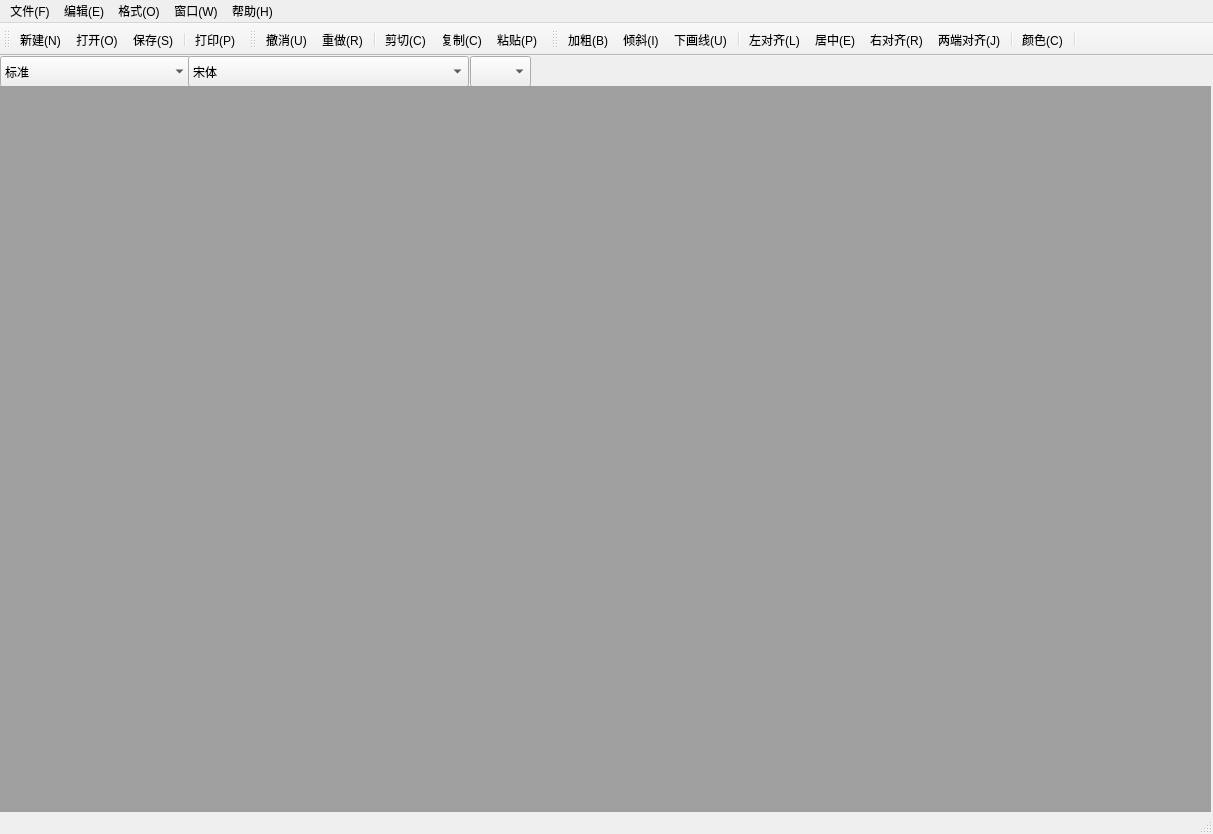
<?xml version="1.0" encoding="UTF-8"?>
<ui version="4.0">
 <class>MainWindow</class>
 <widget class="QMainWindow" name="MainWindow">
  <property name="geometry">
   <rect>
    <x>0</x>
    <y>0</y>
    <width>1213</width>
    <height>834</height>
   </rect>
  </property>
  <property name="windowTitle">
   <string>MainWindow</string>
  </property>
  <widget class="QWidget" name="centralWidget">
   <widget class="QComboBox" name="comboBox">
    <property name="geometry">
     <rect>
      <x>0</x>
      <y>0</y>
      <width>191</width>
      <height>31</height>
     </rect>
    </property>
    <item>
     <property name="text">
      <string>标准</string>
     </property>
    </item>
    <item>
     <property name="text">
      <string>1</string>
     </property>
    </item>
    <item>
     <property name="text">
      <string>新建项目</string>
     </property>
    </item>
    <item>
     <property name="text">
      <string>新建项目</string>
     </property>
    </item>
    <item>
     <property name="text">
      <string>新建项目</string>
     </property>
    </item>
    <item>
     <property name="text">
      <string>新建项目</string>
     </property>
    </item>
    <item>
     <property name="text">
      <string>新建项目</string>
     </property>
    </item>
   </widget>
   <widget class="QComboBox" name="fontComboBox">
    <property name="geometry">
     <rect>
      <x>188</x>
      <y>0</y>
      <width>281</width>
      <height>31</height>
     </rect>
    </property>
    <item>
     <property name="text">
      <string>宋体</string>
     </property>
    </item>
    <item>
     <property name="text">
      <string>新建项目</string>
     </property>
    </item>
    <item>
     <property name="text">
      <string>新建项目</string>
     </property>
    </item>
    <item>
     <property name="text">
      <string>新建项目</string>
     </property>
    </item>
   </widget>
   <widget class="QComboBox" name="sizeComboBox">
    <property name="geometry">
     <rect>
      <x>470</x>
      <y>0</y>
      <width>61</width>
      <height>31</height>
     </rect>
    </property>
   </widget>
   <widget class="QMdiArea" name="mdiArea">
    <property name="geometry">
     <rect>
      <x>0</x>
      <y>30</y>
      <width>1211</width>
      <height>811</height>
     </rect>
    </property>
   </widget>
  </widget>
  <widget class="QMenuBar" name="menuBar">
   <property name="geometry">
    <rect>
     <x>0</x>
     <y>0</y>
     <width>1213</width>
     <height>25</height>
    </rect>
   </property>
   <widget class="QMenu" name="menu_F">
    <property name="title">
     <string>文件(F)</string>
    </property>
    <addaction name="newAction"/>
    <addaction name="openAction"/>
    <addaction name="saveAction"/>
    <addaction name="saveAsAction"/>
    <addaction name="printAction"/>
    <addaction name="printPreviewAction"/>
    <addaction name="exitAction"/>
   </widget>
   <widget class="QMenu" name="menu_E">
    <property name="title">
     <string>编辑(E)</string>
    </property>
    <addaction name="undoAction"/>
    <addaction name="redoAction"/>
    <addaction name="cutAction"/>
    <addaction name="copyAction"/>
    <addaction name="pasteAction"/>
   </widget>
   <widget class="QMenu" name="menu_O">
    <property name="title">
     <string>格式(O)</string>
    </property>
    <widget class="QMenu" name="menud">
     <property name="title">
      <string>字体(D)</string>
     </property>
     <addaction name="boldAction"/>
     <addaction name="italicAction"/>
     <addaction name="underlineAction"/>
    </widget>
    <widget class="QMenu" name="menu">
     <property name="title">
      <string>段落</string>
     </property>
     <addaction name="leftAlignAction"/>
     <addaction name="centerAction"/>
     <addaction name="rightAlignAction"/>
     <addaction name="justifyAction"/>
    </widget>
    <addaction name="menud"/>
    <addaction name="menu"/>
    <addaction name="colorAction"/>
   </widget>
   <widget class="QMenu" name="menu_W">
    <property name="title">
     <string>窗口(W)</string>
    </property>
    <addaction name="closeAction"/>
    <addaction name="closeAllAction"/>
    <addaction name="tileAction"/>
    <addaction name="cascadeAction"/>
    <addaction name="nextAction"/>
    <addaction name="previousAction"/>
   </widget>
   <widget class="QMenu" name="menu_H">
    <property name="title">
     <string>帮助(H)</string>
    </property>
    <addaction name="aboutAction"/>
    <addaction name="aboutQtAction"/>
   </widget>
   <addaction name="menu_F"/>
   <addaction name="menu_E"/>
   <addaction name="menu_O"/>
   <addaction name="menu_W"/>
   <addaction name="menu_H"/>
  </widget>
  <widget class="QToolBar" name="mainToolBar">
   <attribute name="toolBarArea">
    <enum>TopToolBarArea</enum>
   </attribute>
   <attribute name="toolBarBreak">
    <bool>false</bool>
   </attribute>
   <addaction name="newAction"/>
   <addaction name="openAction"/>
   <addaction name="saveAction"/>
   <addaction name="separator"/>
   <addaction name="printAction"/>
  </widget>
  <widget class="QStatusBar" name="statusBar"/>
  <widget class="QToolBar" name="toolBar">
   <property name="windowTitle">
    <string>toolBar</string>
   </property>
   <attribute name="toolBarArea">
    <enum>TopToolBarArea</enum>
   </attribute>
   <attribute name="toolBarBreak">
    <bool>false</bool>
   </attribute>
   <addaction name="undoAction"/>
   <addaction name="redoAction"/>
   <addaction name="separator"/>
   <addaction name="cutAction"/>
   <addaction name="copyAction"/>
   <addaction name="pasteAction"/>
  </widget>
  <widget class="QToolBar" name="toolBar_2">
   <property name="windowTitle">
    <string>toolBar_2</string>
   </property>
   <attribute name="toolBarArea">
    <enum>TopToolBarArea</enum>
   </attribute>
   <attribute name="toolBarBreak">
    <bool>false</bool>
   </attribute>
   <addaction name="boldAction"/>
   <addaction name="italicAction"/>
   <addaction name="underlineAction"/>
   <addaction name="separator"/>
   <addaction name="leftAlignAction"/>
   <addaction name="centerAction"/>
   <addaction name="rightAlignAction"/>
   <addaction name="justifyAction"/>
   <addaction name="separator"/>
   <addaction name="colorAction"/>
   <addaction name="separator"/>
  </widget>
  <action name="newAction">
   <property name="icon">
    <iconset resource="res.qrc">
     <normaloff>:/resource/ico/ico_ACCICONS0010.ico</normaloff>:/resource/ico/ico_ACCICONS0010.ico</iconset>
   </property>
   <property name="text">
    <string>新建(N)</string>
   </property>
   <property name="toolTip">
    <string>新建</string>
   </property>
   <property name="statusTip">
    <string>创建新文档</string>
   </property>
   <property name="shortcut">
    <string>Ctrl+N</string>
   </property>
  </action>
  <action name="openAction">
   <property name="icon">
    <iconset resource="res.qrc">
     <normaloff>:/resource/ico/ico_ACCICONS0011.ico</normaloff>:/resource/ico/ico_ACCICONS0011.ico</iconset>
   </property>
   <property name="text">
    <string>打开(O)</string>
   </property>
   <property name="toolTip">
    <string>打开</string>
   </property>
   <property name="shortcut">
    <string>Ctrl+O</string>
   </property>
  </action>
  <action name="saveAction">
   <property name="icon">
    <iconset resource="res.qrc">
     <normaloff>:/resource/ico/ico_ACCICONS0012.ico</normaloff>:/resource/ico/ico_ACCICONS0012.ico</iconset>
   </property>
   <property name="text">
    <string>保存(S)</string>
   </property>
   <property name="toolTip">
    <string>保存</string>
   </property>
   <property name="shortcut">
    <string>Ctrl+S</string>
   </property>
  </action>
  <action name="saveAsAction">
   <property name="icon">
    <iconset resource="res.qrc">
     <normaloff>:/resource/ico/ico_ACCICONS0015.ico</normaloff>:/resource/ico/ico_ACCICONS0015.ico</iconset>
   </property>
   <property name="text">
    <string>另存为(A)</string>
   </property>
   <property name="toolTip">
    <string>另存为</string>
   </property>
  </action>
  <action name="printAction">
   <property name="icon">
    <iconset resource="res.qrc">
     <normaloff>:/resource/ico/ico_ACCICONS0016.ico</normaloff>:/resource/ico/ico_ACCICONS0016.ico</iconset>
   </property>
   <property name="text">
    <string>打印(P)</string>
   </property>
   <property name="toolTip">
    <string>打印</string>
   </property>
   <property name="shortcut">
    <string>Ctrl+P</string>
   </property>
  </action>
  <action name="printPreviewAction">
   <property name="icon">
    <iconset resource="res.qrc">
     <normaloff>:/resource/ico/ico_ACCICONS0017.ico</normaloff>:/resource/ico/ico_ACCICONS0017.ico</iconset>
   </property>
   <property name="text">
    <string>打印预览</string>
   </property>
   <property name="toolTip">
    <string>打印预览</string>
   </property>
  </action>
  <action name="exitAction">
   <property name="icon">
    <iconset resource="res.qrc">
     <normaloff>:/resource/ico/ico_ACCICONS0022.ico</normaloff>:/resource/ico/ico_ACCICONS0022.ico</iconset>
   </property>
   <property name="text">
    <string>退出(X)</string>
   </property>
   <property name="toolTip">
    <string>退出</string>
   </property>
  </action>
  <action name="undoAction">
   <property name="icon">
    <iconset resource="res.qrc">
     <normaloff>:/resource/ico/ico_ACCICONS0023.ico</normaloff>:/resource/ico/ico_ACCICONS0023.ico</iconset>
   </property>
   <property name="text">
    <string>撤消(U)</string>
   </property>
   <property name="toolTip">
    <string>撤消</string>
   </property>
   <property name="shortcut">
    <string>Ctrl+Z</string>
   </property>
  </action>
  <action name="redoAction">
   <property name="icon">
    <iconset resource="res.qrc">
     <normaloff>:/resource/ico/ico_ACCICONS0024.ico</normaloff>:/resource/ico/ico_ACCICONS0024.ico</iconset>
   </property>
   <property name="text">
    <string>重做(R)</string>
   </property>
   <property name="toolTip">
    <string>重做</string>
   </property>
   <property name="shortcut">
    <string>Ctrl+Y</string>
   </property>
  </action>
  <action name="cutAction">
   <property name="icon">
    <iconset resource="res.qrc">
     <normaloff>:/resource/ico/ico_ACCICONS0025.ico</normaloff>:/resource/ico/ico_ACCICONS0025.ico</iconset>
   </property>
   <property name="text">
    <string>剪切(C)</string>
   </property>
   <property name="toolTip">
    <string>剪切</string>
   </property>
   <property name="shortcut">
    <string>Ctrl+X</string>
   </property>
  </action>
  <action name="copyAction">
   <property name="icon">
    <iconset resource="res.qrc">
     <normaloff>:/resource/ico/ico_ACCICONS0027.ico</normaloff>:/resource/ico/ico_ACCICONS0027.ico</iconset>
   </property>
   <property name="text">
    <string>复制(C)</string>
   </property>
   <property name="toolTip">
    <string>复制</string>
   </property>
   <property name="shortcut">
    <string>Ctrl+C</string>
   </property>
  </action>
  <action name="pasteAction">
   <property name="icon">
    <iconset resource="res.qrc">
     <normaloff>:/resource/ico/ico_ACCICONS0031.ico</normaloff>:/resource/ico/ico_ACCICONS0031.ico</iconset>
   </property>
   <property name="text">
    <string>粘贴(P)</string>
   </property>
   <property name="toolTip">
    <string>粘贴</string>
   </property>
   <property name="shortcut">
    <string>Ctrl+V</string>
   </property>
  </action>
  <action name="boldAction">
   <property name="checkable">
    <bool>true</bool>
   </property>
   <property name="icon">
    <iconset resource="res.qrc">
     <normaloff>:/resource/ico/ico_ACCICONS0038.ico</normaloff>:/resource/ico/ico_ACCICONS0038.ico</iconset>
   </property>
   <property name="text">
    <string>加粗(B)</string>
   </property>
   <property name="shortcut">
    <string>Ctrl+B</string>
   </property>
  </action>
  <action name="italicAction">
   <property name="checkable">
    <bool>true</bool>
   </property>
   <property name="icon">
    <iconset resource="res.qrc">
     <normaloff>:/resource/ico/ico_ACCICONS0032.ico</normaloff>:/resource/ico/ico_ACCICONS0032.ico</iconset>
   </property>
   <property name="text">
    <string>倾斜(I)</string>
   </property>
   <property name="toolTip">
    <string>倾斜</string>
   </property>
   <property name="shortcut">
    <string>Ctrl+I</string>
   </property>
  </action>
  <action name="underlineAction">
   <property name="icon">
    <iconset resource="res.qrc">
     <normaloff>:/resource/ico/ico_ACCICONS0034.ico</normaloff>:/resource/ico/ico_ACCICONS0034.ico</iconset>
   </property>
   <property name="text">
    <string>下画线(U)</string>
   </property>
   <property name="toolTip">
    <string>下画线</string>
   </property>
   <property name="shortcut">
    <string>Ctrl+U</string>
   </property>
  </action>
  <action name="leftAlignAction">
   <property name="icon">
    <iconset resource="res.qrc">
     <normaloff>:/resource/ico/ico_ACCICONS0021.ico</normaloff>:/resource/ico/ico_ACCICONS0021.ico</iconset>
   </property>
   <property name="text">
    <string>左对齐(L)</string>
   </property>
   <property name="shortcut">
    <string>Ctrl+L</string>
   </property>
  </action>
  <action name="centerAction">
   <property name="icon">
    <iconset resource="res.qrc">
     <normaloff>:/resource/ico/ico_ACCICONS0036.ico</normaloff>:/resource/ico/ico_ACCICONS0036.ico</iconset>
   </property>
   <property name="text">
    <string>居中(E)</string>
   </property>
   <property name="shortcut">
    <string>Ctrl+E</string>
   </property>
  </action>
  <action name="rightAlignAction">
   <property name="icon">
    <iconset resource="res.qrc">
     <normaloff>:/resource/ico/ico_ACCICONS0042.ico</normaloff>:/resource/ico/ico_ACCICONS0042.ico</iconset>
   </property>
   <property name="text">
    <string>右对齐(R)</string>
   </property>
   <property name="shortcut">
    <string>Ctrl+R</string>
   </property>
  </action>
  <action name="justifyAction">
   <property name="icon">
    <iconset resource="res.qrc">
     <normaloff>:/resource/ico/ico_ACCICONS0029.ico</normaloff>:/resource/ico/ico_ACCICONS0029.ico</iconset>
   </property>
   <property name="text">
    <string>两端对齐(J)</string>
   </property>
   <property name="shortcut">
    <string>Ctrl+J</string>
   </property>
  </action>
  <action name="colorAction">
   <property name="icon">
    <iconset resource="res.qrc">
     <normaloff>:/resource/ico/ico_ACCICONS0044.ico</normaloff>:/resource/ico/ico_ACCICONS0044.ico</iconset>
   </property>
   <property name="text">
    <string>颜色(C)</string>
   </property>
  </action>
  <action name="aboutAction">
   <property name="text">
    <string>关于(A)</string>
   </property>
   <property name="toolTip">
    <string>关于(A)</string>
   </property>
  </action>
  <action name="aboutQtAction">
   <property name="text">
    <string>关于QT5(Q)</string>
   </property>
  </action>
  <action name="closeAction">
   <property name="text">
    <string>关闭(O)</string>
   </property>
  </action>
  <action name="closeAllAction">
   <property name="text">
    <string>关闭所有(A)</string>
   </property>
  </action>
  <action name="tileAction">
   <property name="text">
    <string>平铺(T)</string>
   </property>
  </action>
  <action name="cascadeAction">
   <property name="text">
    <string>层叠(C)</string>
   </property>
  </action>
  <action name="nextAction">
   <property name="text">
    <string>
下一个(X)</string>
   </property>
   <property name="shortcut">
    <string>Ctrl+Tab</string>
   </property>
  </action>
  <action name="previousAction">
   <property name="text">
    <string>前一个(V)</string>
   </property>
   <property name="shortcut">
    <string>Ctrl+Shift+Backtab</string>
   </property>
  </action>
 </widget>
 <layoutdefault spacing="6" margin="11"/>
 <resources>
  <include location="res.qrc"/>
 </resources>
 <connections/>
</ui>
